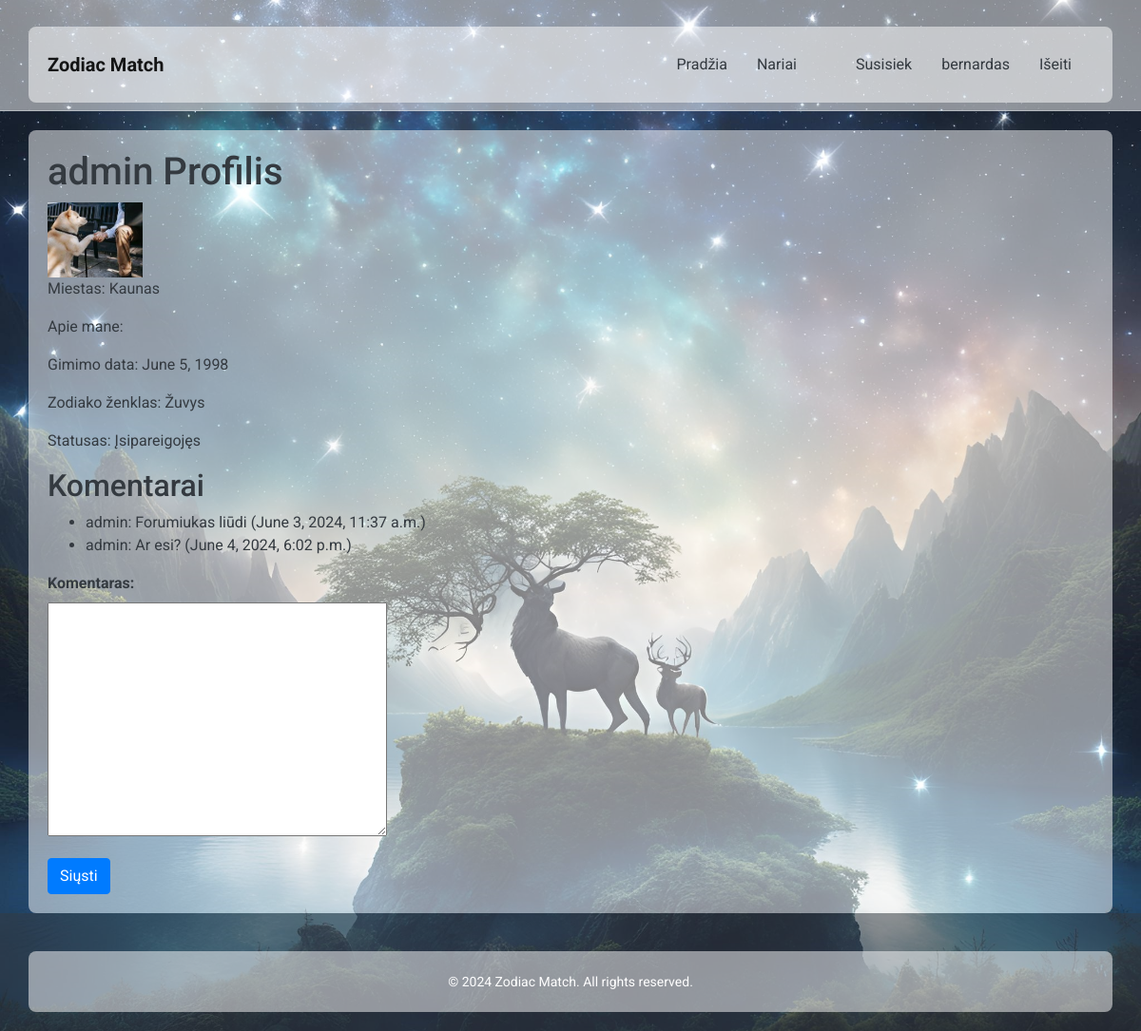
Page /main/profile-detail/3/ (signed in) on the committed database.
### zodiacapp/models.py (models this page shows, shortened)
class UserProfile(models.Model):
    ZODIAC_CHOICES = [
        ('Avinas', 'Avinas'),
        ('Jautis', 'Jautis'),
        ('Dvyniai', 'Dvyniai'),
        ('Vėžys', 'Vėžys'),
        ('Liūtas', 'Liūtas'),
        ('Mergelė', 'Mergelė'),
        ('Svarstyklės', 'Svarstyklės'),
        ('Skorpionas', 'Skorpionas'),
        ('Šaulys', 'Šaulys'),
        ('Ožiaragis', 'Ožiaragis'),
        ('Vandenis', 'Vandenis'),
        ('Žuvys', 'Žuvys'),
    ]
    user = models.OneToOneField(User, on_delete=models.CASCADE)
    bio = models.TextField(blank=True)
    profile_picture = models.ImageField(upload_to='profile_pictures/', default='images/default_profile_picture.png')
    location = models.CharField(max_length=100, blank=True)
    date_of_birth = models.DateField(blank=True, null=True)
    zodiac = models.CharField(max_length=20, blank=True)

class RelationshipStatus(models.Model):
    user = models.OneToOneField(User, related_name='relationship_status', on_delete=models.CASCADE)
    STATUS_CHOICES = (
        ('Vienišas', 'Vienišas'),
        ('Įsipareigojęs', 'Įsipareigojęs'),
        ('Susižadėjęs', 'Susižadėjęs'),
        ('Vedęs', 'Vedęs'),
        ('Komplikuota', 'Komplikuota'),
    )
    status = models.CharField(
        max_length=20,
        choices=STATUS_CHOICES,
        default='Vienišas',
        help_text='Relationship status'
    )
    COLOR_CHOICES = (
        ('red', 'Raudona'),
        ('green', 'Žalia'),
        ('blue', 'Mėlyna'),
        ('yellow', 'Geltona'),
    )
    color = models.CharField(
        max_length=10,
        choices=COLOR_CHOICES,
        default='blue',
        help_text='Color for display'
    )

class Comment(models.Model):
    user = models.ForeignKey(User, on_delete=models.CASCADE)
    text = models.TextField()
    created_at = models.DateTimeField(auto_now_add=True)

### zodiacapp/views.py (the view)
# urls.py: path('profile-detail/<int:user_id>/', views.profile_detail, name='profile-detail'),
@login_required
def profile_detail(request, user_id):
    user_profile = get_object_or_404(UserProfile, user_id=user_id)
    comments = Comment.objects.filter(user_id=user_id)
    if request.method == 'POST':
        form = CommentForm(request.POST)
        if form.is_valid():
            comment = form.save(commit=False)
            comment.user = request.user
            comment.save()
            return redirect('profile-detail', user_id=user_id)
    else:
        form = CommentForm()
    return render(request, 'profile_detail.html',
                  {'user_profile': user_profile, 'comments': comments, 'form': form})

### zodiacapp/forms.py
class CommentForm(forms.ModelForm):
    class Meta:
        model = Comment
        fields = ['text']
        labels = {
            'text': 'Komentaras'
        }

### zodiacapp/templates/profile_detail.html (shortened to what this page needs)
{% extends "base.html" %}
{% block content %}
<h1>{{ user_profile.user.username }} Profilis</h1>
{% if user_profile.profile_picture %}
    <img src="{{ user_profile.profile_picture.url }}" alt="Profile picture" width="100">
{% endif %}
<p>Miestas: {{ user_profile.location }}</p>
<p>Apie mane: {{ user_profile.bio }}</p>
<p>Gimimo data: {{ user_profile.date_of_birth }}</p>
<p>Zodiako ženklas: {{ user_profile.zodiac }}</p>
<p>Statusas: {{ user.relationship_status.status }}</p>
<h2>Komentarai</h2>
<ul>
    {% for comment in comments %}
    <li>{{ comment.user.username }}: {{ comment.text }} ({{ comment.created_at }})</li>
    {% endfor %}
</ul>
<form method="post">
    {{ form.as_p }}
    <button class="btn btn-primary" type="submit">Siųsti</button>
</form>
{% endblock %}

### zodiacapp/templates/base.html (shortened to what this page needs)
<!DOCTYPE html>
<html lang="en">
<head>
    <link rel="stylesheet" href="https://stackpath.bootstrapcdn.com/bootstrap/4.5.2/css/bootstrap.min.css">
    {% load static %}
    <link rel="stylesheet" href="{% static 'css/styles.css' %}">
</head>
<body>
    <nav class="navbar navbar-expand-lg navbar-light">
        <div class="container">
            <a class="navbar-brand" href="{% url 'index' %}">Zodiac Match</a>
            <div class="collapse navbar-collapse" id="navbarNav">
                <ul class="navbar-nav ml-auto">
                    <li class="nav-item">
                        <a class="nav-link" href="{% url 'index' %}">Pradžia</a>
                    </li>
                    <li class="nav-item">
                        <a class="nav-link" href="{% url 'users-all' %}">Nariai</a>
                    </li>
                    <li class="nav-item">
                        <a class="nav-link" href="{% url 'matchmaking' %}"></a>
                    </li>
                    <li class="nav-item">
                        <a class="nav-link" href="{% url 'contact' %}">Susisiek</a>
                    </li>
                    {% if user.is_authenticated %}
                    <li class="nav-item">
                        <a class="nav-link" href="{% url 'profile' %}">{{ user.username }}</a>
                    </li>
                    <li class="nav-item">
                        <a class="nav-link" href="{% url 'logout' %}">Išeiti</a>
                    </li>
                    {% endif %}
                </ul>
            </div>
        </div>
    </nav>
    <div class="container">
        {% block content %}{% endblock %}
    </div>
    <footer class="footer mt-auto">
        <div class="container text-center">
            <span>&copy; 2024 Zodiac Match. All rights reserved.</span>
        </div>
    </footer>
</body>
</html>

### zodiacapp/static/css/styles.css (style rules this page uses)
html, body { height: 100%; }
body { display: flex; flex-direction: column; font-family: 'Roboto', sans-serif; background: url("../images/background.jpg") no-repeat center center fixed; background-size: cover; color: #343a40; }
.container { flex: 1; margin-top: 20px; background-color: rgba(255, 255, 255, 0.5); padding: 20px; border-radius: 8px; }
.navbar { background-color: rgba(255, 255, 255, 0.5); border-bottom: 1px solid rgba(222, 226, 230, 0.5); }
.navbar-brand { color: #343a40; font-weight: 700; }
.nav-item { margin-right: 15px; }
.nav-link { color: #343a40 !important; font-weight: 400; }
.footer { background-color: rgba(52, 58, 64, 0.5); color: #ffffff; padding: 20px 0; text-align: center; }
.footer span { font-size: 14px; }
label { display: block; font-weight: bold; }

### rows in the picture
UserProfile: user.username "admin", profile_picture (picture), location "Kaunas", date_of_birth "June 5, 1998", zodiac "Žuvys"
Comment: user.username "admin", text "Forumiukas liūdi", created_at "June 3, 2024, 11:37 a.m."
Comment: user.username "admin", text "Ar esi?", created_at "June 4, 2024, 6:02 p.m."

### other values in the picture
{{ user.username }} "bernardas"
{{ user.relationship_status.status }} "Įsipareigojęs"
